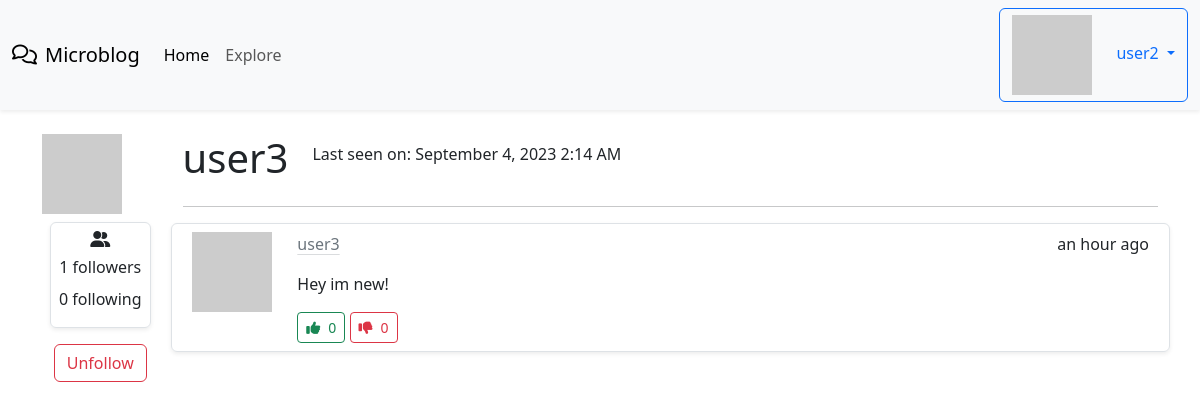
Screenshot of /user/user3 (signed in) with the database file from the repository.
### app/models.py (models this page shows, shortened)
class User(UserMixin, db.Model):
    id = db.Column(db.Integer, primary_key = True)
    username = db.Column(db.String(64), index = True, unique = True)
    email = db.Column(db.String(120), index = True, unique = True)
    password_hash = db.Column(db.String(128))
    posts = db.relationship('Post', backref='author', lazy='dynamic')
    about_me = db.Column(db.String(140))
    last_seen = db.Column(db.DateTime, default=datetime.utcnow)
    followed = db.relationship(
        'User', secondary=followers,
        primaryjoin=(followers.c.follower_id == id),
        secondaryjoin=(followers.c.followed_id == id),
        backref=db.backref('followers', lazy='dynamic'), lazy='dynamic'
    )
    upvotes = db.relationship('Upvote', backref='user', lazy='dynamic')
    downvotes = db.relationship('Downvote', backref='user', lazy='dynamic')
    def avatar(self, size):
        digest = md5(self.email.lower().encode('utf-8')).hexdigest()
        return 'https://www.gravatar.com/avatar/{}?d=identicon&s={}'.format(digest, size)
    def is_following(self, user):
        return self.followed.filter(
            followers.c.followed_id == user.id
        ).count() > 0

class Post(db.Model):
    id = db.Column(db.Integer, primary_key=True)
    body = db.Column(db.String(140))
    timestamp = db.Column(db.DateTime, index=True, default=datetime.utcnow)
    user_id = db.Column(db.Integer, db.ForeignKey('user.id'))
    language = db.Column(db.String(5))
    upvotes = db.relationship('Upvote', backref='post', lazy='dynamic')
    downvotes = db.relationship('Downvote', backref='post', lazy='dynamic')

### app/main/routes.py (the view)
@bp.route('/user/<username>')
@login_required
def user(username):
    user = User.query.filter_by(username=username).first_or_404()
    page = request.args.get('page', 1, type=int)
    posts = user.posts.order_by(Post.timestamp.desc()).paginate(
        page=page, per_page=current_app.config['POSTS_PER_PAGE'], error_out=False
    )
    next_url = url_for('main.user', page=posts.next_num) if posts.has_next else None
    prev_url = url_for('main.user', page=posts.prev_num) if posts.has_prev else None
    form = EmptyForm()
    return render_template('user.html', user=user, posts = posts.items, form=form, next_url=next_url, prev_url=prev_url )

### app/main/forms.py
class EmptyForm(FlaskForm):
    submit = SubmitField(_l('Submit'))

### app/__init__.py (called while the page is built)
def get_locale():
    return request.accept_languages.best_match(current_app.config['LANGUAGES'])

### app/main/routes.py (called while the page is built)
@bp.before_request
def before_request():
    if current_user.is_authenticated:
        current_user.last_seen = datetime.utcnow()
        db.session.commit()
    g.locale = str(get_locale())

### app/models.py (called while the page is built)
@login.user_loader
def load_user(id):
    return User.query.get(int(id))

### app/templates/user.html (shortened to what this page needs)
{% extends "base.html" %}
{% from 'bootstrap5/form.html' import render_field %}
{% block content %}
<div class="container mt-4">
  <div class="d-flex flex-row">
    <div class="me-4">
      <img src="{{ user.avatar(128) }}" />
      <div class="border rounded shadow-sm p-2 m-2 d-flex flex-column align-items-center">
        <i class="fa-solid fa-user-group mb-2"></i>
        <p class="mb-2">{{ _('%(count)d followers', count=user.followers.count()) }}</p>
        <p class="mb-2">{{ _('%(count)d following', count=user.followed.count()) }}</p>
      </div>
      {% if not current_user.is_following(user) and user != current_user %}
      <div>
        <p>
          <form action="{{ url_for('main.follow', username=user.username) }}" method="post">
              {{ form.hidden_tag() }}
              <div class="d-flex justify-content-center">
                {{ form.submit(value='Follow', class='btn btn-primary') }}
              </div>
            </form>
        </p>
      </div>
      {% elif current_user.is_following(user) and user != current_user %}
      <div>
        <p>
          <form action="{{ url_for('main.unfollow', username=user.username) }}" method="post">
              <div class="d-flex justify-content-center">
                {{ form.submit(value='Unfollow', class='btn btn-outline-danger') }}
              </div>
          </form>
        </p>
      </div>
      {% endif %}
    </div>
    <div class="col">
      <div class="d-flex flex-row align-items-center">
        <h1>{{ user.username }}</h1>
        {% if user.last_seen %}
          <p class="ms-4">{{ _('Last seen on') }}: {{ moment(user.last_seen).format('LLL') }}</p>
        {% endif %}
      </div>
      <div>
        <hr/>
        {% for post in posts %}
          {% include "_post.html" %}
        {% endfor %}
      </div>
    </div>
  </div>
</div>
{% endblock %}

### app/templates/base.html (shortened to what this page needs)
<!doctype html>
<html lang="en">
    <head>
        {% block head %}
        {% block styles %}
            {{ bootstrap.load_css() }}
        {% endblock %}
        {% endblock %}
    </head>
    <body>
      <nav class="navbar navbar-expand-lg bg-body-tertiary shadow-sm">
        <div class="container-fluid">
          <a class="navbar-brand" href="{{ url_for('main.index') }}"><i class="fa-regular fa-comments me-2"></i>Microblog</a>
          <div class="collapse navbar-collapse" id="navbarNav">
            <ul class="navbar-nav">
              <li class="nav-item">
                <a class="nav-link active" aria-current="page" href="{{ url_for('main.index') }}">{{_('Home')}}</a>
              </li>
              <li class="nav-item">
                <a class="nav-link" href="{{ url_for('main.explore') }}">{{_('Explore')}}</a>
              </li>
            </ul>
            <ul class="navbar-nav ms-auto">
              {% if current_user.is_anonymous %}
              <li class="nav-item">
                  <a class="btn btn-primary" href="{{ url_for('auth.login') }}">{{_('Login')}}</a>
              </li>
              {% else %}
              <li class="nav-item dropdown">
                <a class="dropdown-toggle btn btn-outline-primary" href="#" role="button" data-bs-toggle="dropdown" aria-expanded="false">
                  <img class="me-4" src="{{ current_user.avatar(36) }}" />{{ current_user.username }}
                </a>
              </li>
              {% endif %}
          </ul>
          </div>
        </div>
      </nav>
      {% block content %}{% endblock %}
  </body>
</html>

### app/templates/_post.html
<div class="row border rounded shadow-sm my-2 p-2">
  <div class="col-1 d-flex align-items-center">
    <img src="{{ post.author.avatar(64) }}" class="align-self-start mr-3" alt="{{ post.author.username }} Avatar">
  </div>
  <div class="col ms-4">
    <div class="d-flex flex-row justify-content-between">
      <a class="link-secondary link-offset-2 link-underline-opacity-25 link-underline-opacity-100-hover" href="{{ url_for('main.user', username=post.author.username) }}">{{ post.author.username }}</a>
      <p>{{ moment(post.timestamp).fromNow() }}</p>
    </div>
    <p>{{ post.body }}</p>
    <form action="/upvote_post/{{post.id}}" method="POST" class="d-inline">
      <button type="submit" class="btn btn-outline-success btn-sm">
        <i class="fa-solid fa-thumbs-up me-2"></i>{{ post.upvotes.count() }}
      </button>
    </form>
    <form action="/downvote_post/{{post.id}}" method="POST" class="d-inline">
      <button type="submit" class="btn btn-outline-danger btn-sm">
        <i class="fa-solid fa-thumbs-down me-2"></i>{{ post.downvotes.count() }}
      </button>
    </form>
  </div>
</div>

### rows the page displays
User: username "user2"
User: username "user3", last_seen "September 4, 2023 2:14 AM"
Post: author.username "user3", timestamp "an hour ago", body "Hey im new!", upvotes.count "0", downvotes.count "0"
